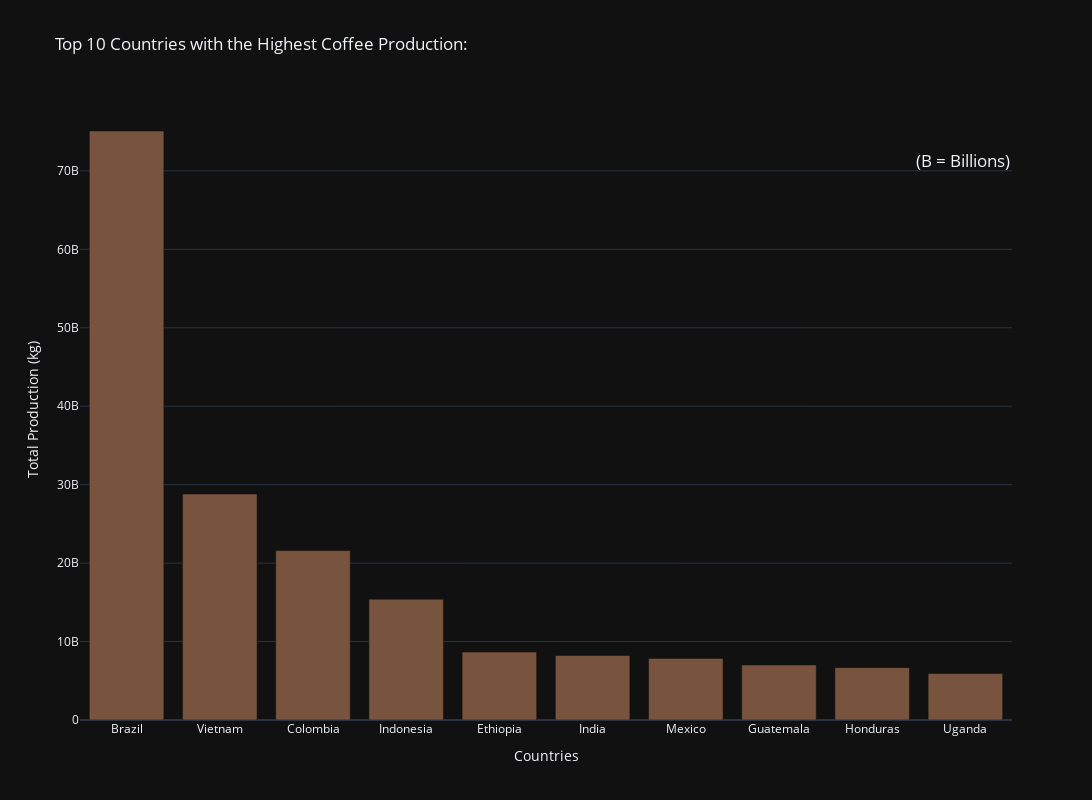

Notebook code for this chart:
### Code cell
# Pierwszy wykres - top 10 producentów kawy na świecie
fig = px.bar(top_production, x='Country', y='Total_production', labels={
    "Country": "Countries",
    "Total_production": "Total Production (kg)"
}, title='Top 10 Countries with the Highest Coffee Production:', width=1200, height=800, color_discrete_sequence=['#78533d'])

fig.update_layout(
    yaxis=dict(title='Total Production (kg)'),
    annotations=[
        dict(
            text='(B = Billions)',
            showarrow=False,
            xref='paper',
            yref='y',
            x=1.0,
            y=max(top_production['Total_production']) * 0.95,
            font=dict(size=17)
        )
    ]
)

fig.show()

### Figure 1 — Plotly figure (JSON) as saved in the notebook; plotly's stock layout.template omitted (floating-point values rounded to 4 significant figures)
{"data": [{"alignmentgroup": "True", "hovertemplate": "Countries=%{x}<br>Total Production (kg)=%{y}<extra></extra>", "legendgroup": "", "marker": {"color": "#78533d", "pattern": {"shape": ""}}, "name": "", "offsetgroup": "", "orientation": "v", "showlegend": false, "textposition": "auto", "x": ["Brazil", "Vietnam", "Colombia", "Indonesia", "Ethiopia", "India", "Mexico", "Guatemala", "Honduras", "Uganda"], "xaxis": "x", "y": [75080000000.0, 28800000000.0, 21600000000.0, 15400000000.0, 8670000000.0, 8222000000.0, 7854000000.0, 7021000000.0, 6673000000.0, 5919000000.0], "yaxis": "y", "type": "bar"}], "layout": {"xaxis": {"anchor": "y", "domain": [0.0, 1.0], "title": {"text": "Countries"}}, "yaxis": {"anchor": "x", "domain": [0.0, 1.0], "title": {"text": "Total Production (kg)"}}, "legend": {"tracegroupgap": 0}, "title": {"text": "Top 10 Countries with the Highest Coffee Production:"}, "barmode": "relative", "height": 800, "width": 1200, "annotations": [{"font": {"size": 17}, "showarrow": false, "text": "(B = Billions)", "x": 1.0, "xref": "paper", "y": 71330000000.0, "yref": "y"}]}}
